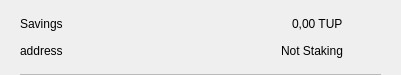
<?xml version="1.0" encoding="UTF-8"?>
<ui version="4.0">
 <class>CSRow</class>
 <widget class="QWidget" name="CSRow">
  <property name="geometry">
   <rect>
    <x>0</x>
    <y>0</y>
    <width>401</width>
    <height>75</height>
   </rect>
  </property>
  <property name="windowTitle">
   <string>Form</string>
  </property>
  <layout class="QVBoxLayout" name="verticalLayout">
   <property name="spacing">
    <number>0</number>
   </property>
   <property name="leftMargin">
    <number>20</number>
   </property>
   <property name="topMargin">
    <number>10</number>
   </property>
   <property name="rightMargin">
    <number>20</number>
   </property>
   <property name="bottomMargin">
    <number>0</number>
   </property>
   <item>
    <widget class="QWidget" name="info" native="true">
     <property name="minimumSize">
      <size>
       <width>0</width>
       <height>0</height>
      </size>
     </property>
     <layout class="QHBoxLayout" name="horizontalLayout_3">
      <property name="leftMargin">
       <number>0</number>
      </property>
      <property name="topMargin">
       <number>0</number>
      </property>
      <property name="rightMargin">
       <number>0</number>
      </property>
      <property name="bottomMargin">
       <number>10</number>
      </property>
      <item>
       <widget class="QWidget" name="container" native="true">
        <property name="minimumSize">
         <size>
          <width>0</width>
          <height>0</height>
         </size>
        </property>
        <layout class="QVBoxLayout" name="verticalLayout_2">
         <property name="spacing">
          <number>0</number>
         </property>
         <property name="leftMargin">
          <number>0</number>
         </property>
         <property name="topMargin">
          <number>0</number>
         </property>
         <property name="rightMargin">
          <number>0</number>
         </property>
         <property name="bottomMargin">
          <number>0</number>
         </property>
         <item>
          <layout class="QHBoxLayout" name="horizontalLayout">
           <item>
            <widget class="QLabel" name="labelName">
             <property name="toolTip">
              <string notr="true"/>
             </property>
             <property name="text">
              <string>Savings</string>
             </property>
            </widget>
           </item>
           <item>
            <spacer name="horizontalSpacer">
             <property name="orientation">
              <enum>Qt::Horizontal</enum>
             </property>
             <property name="sizeHint" stdset="0">
              <size>
               <width>40</width>
               <height>20</height>
              </size>
             </property>
            </spacer>
           </item>
           <item>
            <widget class="QLabel" name="labelAmount">
             <property name="text">
              <string>0,00 TUP</string>
             </property>
            </widget>
           </item>
          </layout>
         </item>
         <item>
          <layout class="QHBoxLayout" name="horizontalLayout_2">
           <item>
            <widget class="QLabel" name="labelAddress">
             <property name="toolTip">
              <string notr="true"/>
             </property>
             <property name="text">
              <string>address</string>
             </property>
            </widget>
           </item>
           <item>
            <spacer name="horizontalSpacer_2">
             <property name="orientation">
              <enum>Qt::Horizontal</enum>
             </property>
             <property name="sizeHint" stdset="0">
              <size>
               <width>40</width>
               <height>20</height>
              </size>
             </property>
            </spacer>
           </item>
           <item>
            <widget class="QLabel" name="labelStaking">
             <property name="text">
              <string>Not Staking</string>
             </property>
            </widget>
           </item>
          </layout>
         </item>
        </layout>
       </widget>
      </item>
      <item alignment="Qt::AlignHCenter|Qt::AlignVCenter">
       <widget class="QPushButton" name="pushButtonMenu">
        <property name="minimumSize">
         <size>
          <width>24</width>
          <height>24</height>
         </size>
        </property>
        <property name="maximumSize">
         <size>
          <width>32</width>
          <height>32</height>
         </size>
        </property>
        <property name="focusPolicy">
         <enum>Qt::NoFocus</enum>
        </property>
        <property name="styleSheet">
         <string notr="true">border:none; background-color:transparent;</string>
        </property>
        <property name="text">
         <string/>
        </property>
        <property name="icon">
         <iconset>
          <normaloff>://ic-menu-hover</normaloff>://ic-menu-hover</iconset>
        </property>
        <property name="iconSize">
         <size>
          <width>24</width>
          <height>24</height>
         </size>
        </property>
       </widget>
      </item>
     </layout>
    </widget>
   </item>
   <item>
    <widget class="QLabel" name="lblDivisory">
     <property name="minimumSize">
      <size>
       <width>0</width>
       <height>1</height>
      </size>
     </property>
     <property name="maximumSize">
      <size>
       <width>16777215</width>
       <height>1</height>
      </size>
     </property>
     <property name="styleSheet">
      <string notr="true">background-color:#bababa;</string>
     </property>
     <property name="text">
      <string/>
     </property>
     <property name="alignment">
      <set>Qt::AlignBottom|Qt::AlignLeading|Qt::AlignLeft</set>
     </property>
    </widget>
   </item>
  </layout>
 </widget>
 <resources/>
 <connections/>
</ui>
